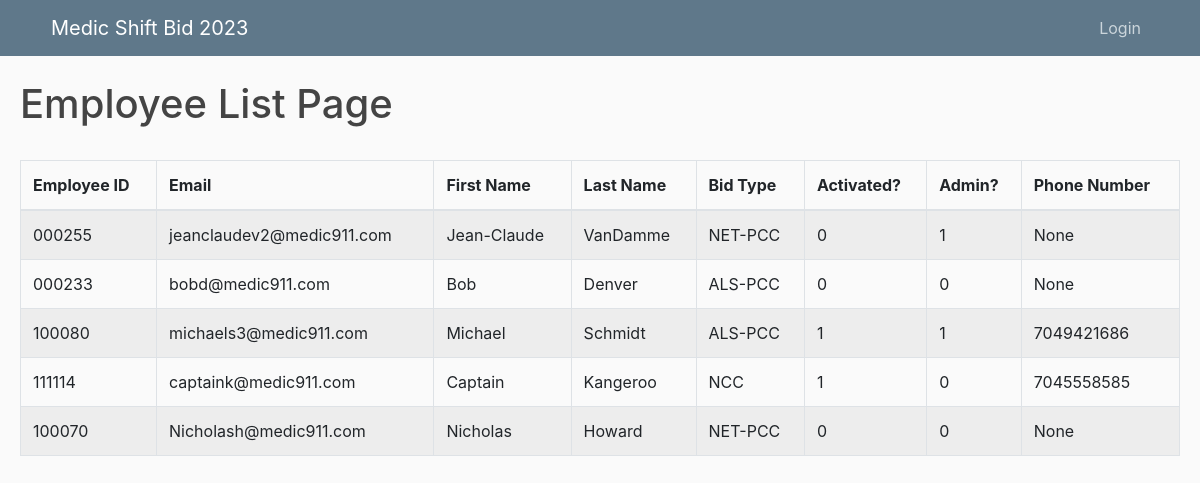
The page /employee_list on the database as committed earlier.
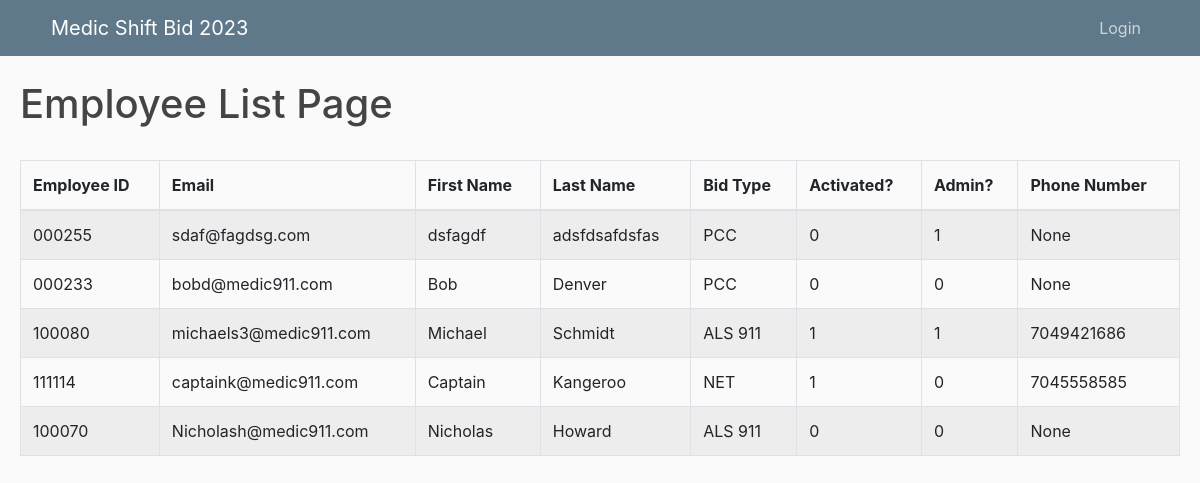
The same page on the database as committed later.
### shiftbidtool/models.py (models this page shows, shortened)
class User(db.Model, UserMixin):
    id = db.Column(db.Integer(), primary_key=True)
    empID = db.Column(db.String(6), unique=True, nullable=False)
    fName = db.Column(db.String(50), nullable=False)
    lName = db.Column(db.String(50), nullable=False)
    email = db.Column(db.String(120), unique=True, nullable=False)
    password = db.Column(db.String(120), nullable=False)
    phoneNumber = db.Column(db.String(12))
    bidType = db.Column(db.String(50), nullable=False)
    isAdmin = db.Column(db.Integer(), nullable=False, default='0')
    activated = db.Column(db.Integer(), nullable=False, default='0')
    rank = db.Column(db.Integer())

### shiftbidtool/routes.py (the view)
@app.route("/employee_list")
def employees():
    users = User.query.all()
    return render_template('employees.html', title='Employee List', users=users)

### shiftbidtool/templates/employees.html (shortened to what this page needs)
{% extends "base.html" %}
{% block content %}
<h1>Employee List Page</h1>
<br>
<table method="GET" class="table table-striped table-bordered">
    <thead>
        <tr>
            <th>Employee ID</th>
            <th>Email</th>
            <th>First Name</th>
            <th>Last Name</th>
            <th>Bid Type</th>
            <th>Activated?</th>
            <th>Admin?</th>
            <th>Phone Number</th>
    </thead>
    <tbody>
        {% for user in users %}
        <tr>
            <td>{{ user.empID }}</td>
            <td>{{ user.email }}</td>
            <td>{{ user.fName }}</td>
            <td>{{ user.lName }}</td>
            <td>{{ user.bidType }}</td>
            <td>{{ user.activated }}</td>
            <td>{{ user.isAdmin }}</td>
            <td>{{ user.phoneNumber }}</td>
        </tr>
        {% endfor %}
    </tbody>
</table>
{% endblock content %}

### shiftbidtool/templates/base.html (shortened to what this page needs)
<!DOCTYPE html>
<html lang="en">
<head>
    <link rel="stylesheet" href="https://cdn.jsdelivr.net/npm/bootstrap@4.3.1/dist/css/bootstrap.min.css">
    <link rel="stylesheet" href="https://unpkg.com/bootstrap-table@1.22.0/dist/bootstrap-table.min.css">
    <link rel="stylesheet" type="text/css" href="{{ url_for('static', filename='styles.css') }}">
</head>
<body>
    <header class="site-header">
        <nav class="navbar navbar-expand-md navbar-dark bg-steel fixed-top">
          <div class="container-fluid mainmargins">
            <a class="navbar-brand mr-4" href="/">Medic Shift Bid 2023</a>
              <div class="navbar-nav">
                {% if current_user.is_authenticated %}
                <h5 class="nav-item nav-link">{{ current_user.fName }} {{ current_user.lName }} ---</h5>
                <a class="nav-item nav-link" href="{{ url_for('logout') }}">Logout</a>
                {% else %}
                <a class="nav-item nav-link" href="{{ url_for('login') }}">Login</a>
                {% endif %}
              </div>
            </div>
        </nav>
      </header>
    <main role="main" class="container-fluid">
        <div class="row">
            <div class="mainmargins">
            {% block content %}{% endblock %}
            </div>
      </div>
    </main>
</body>
</html>

### shiftbidtool/static/styles.css (style rules this page uses)
body { background: #fafafa; color: #333333; margin-top: 5rem; }
h1, h2, h3, h4, h5, h6 { color: #444444; }
.bg-steel { background-color: #5f788a; }
.site-header .navbar-nav .nav-link { color: #cbd5db; }
.row { display: flex; }
.mainmargins { width: 80vh; margin-left: 20px; margin-right: 20px; flex-grow: 1; }

Rows that differ between the two databases and show on the page:
changed User: email "jeanclaudev2@medic911.com" → "sdaf@fagdsg.com"; fName "Jean-Claude" → "dsfagdf"; lName "VanDamme" → "adsfdsafdsfas"; bidType "NET-PCC" → "PCC"
changed User "bobd@medic911.com": bidType "ALS-PCC" → "PCC"
changed User "michaels3@medic911.com": bidType "ALS-PCC" → "ALS 911"
changed User "captaink@medic911.com": bidType "NCC" → "NET"
changed User "Nicholash@medic911.com": bidType "NET-PCC" → "ALS 911"
